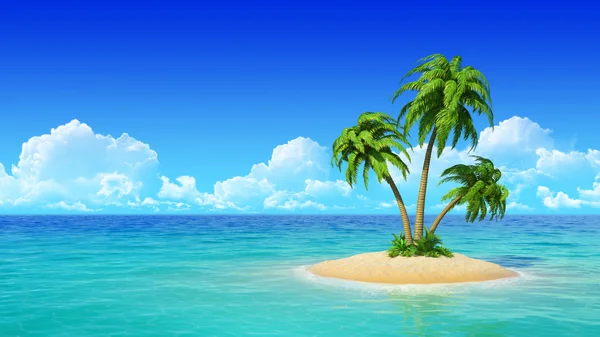
#> input picture Atividade/Implementação: Processamento Básico de Imagens/Imagem.jpg, 600 x 337 px
$ python Limiar.py
#> lines starting #> are read from the running program, lines starting #| are printed output that depends on the picture; after the words box and inside, x2 and y2 are one past the last pixel; in counts of white or black regions, pixels touching at a corner belong together
from PIL import Image
#Abre a imagem
img = Image.open("Imagem.jpg")
#> img is the input picture: PIL image 600x337 RGB; mean R, G, B 75.3, 158.2, 210.5
#Converte para Cinza
gray_image = img.convert('L')
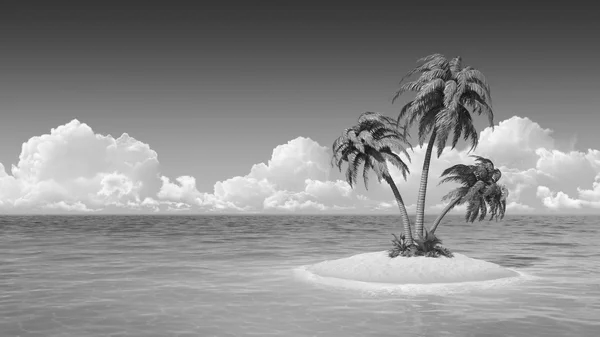
#> gray_image: PIL image 600x337 L; min 12, max 252, mean 139.4

threshold = 200
#Aplica a Limiarização
limiar = gray_image.point(lambda  pixel: 0 if pixel < threshold else 255)
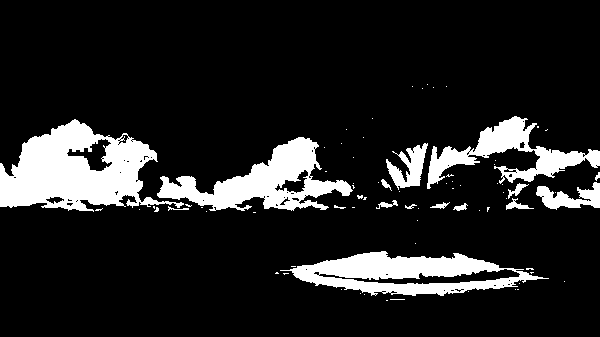
#> limiar: PIL image 600x337 L; 13.6% white; 77 white regions (61 under 20 px), largest, box (x1, y1, x2, y2) and area: (0, 119, 184, 212) 9156, (280, 251, 549, 296) 5959, (157, 137, 353, 211) 5777

limiar.show()
